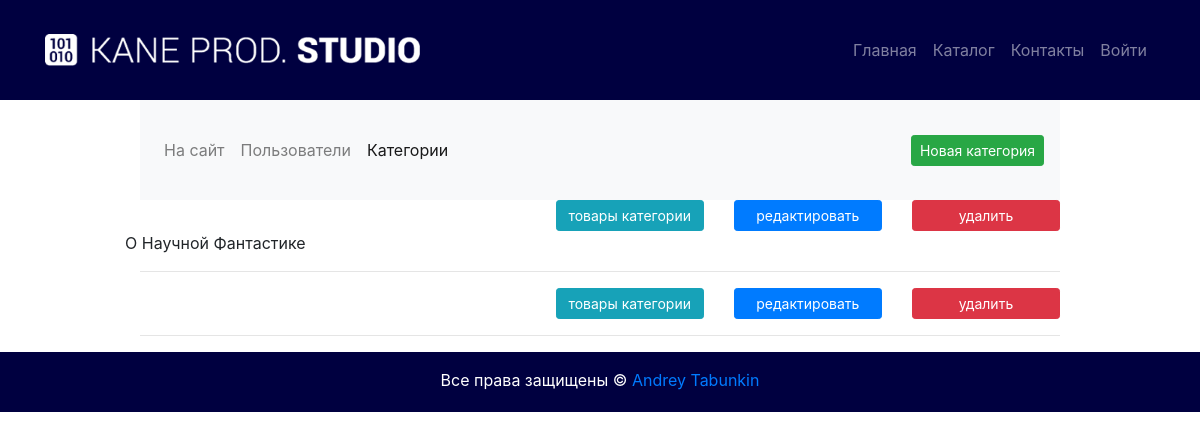
Page /myadmin/categories/read/ on the earlier database version.
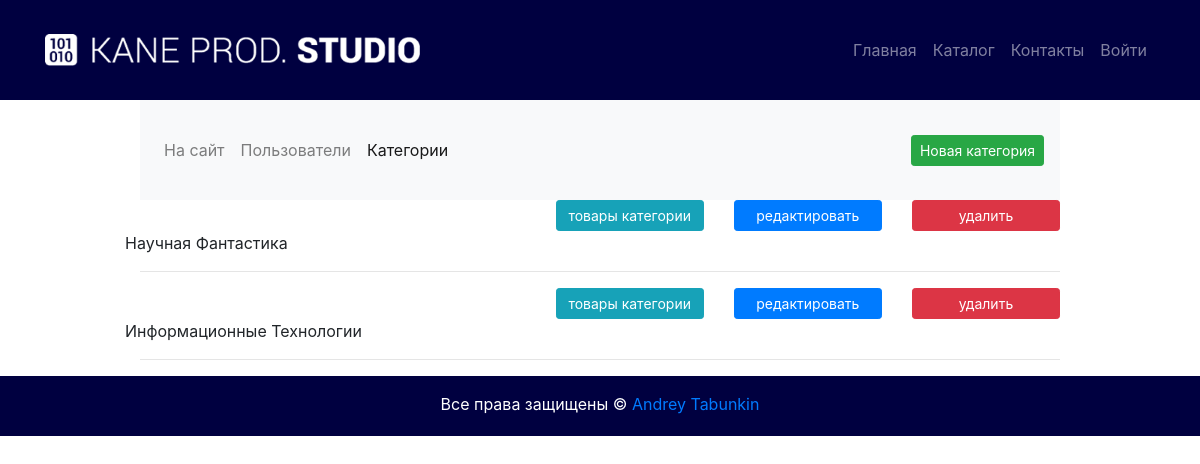
Same page on the later database version.
### mainapp/models.py (models this page shows, shortened)
class Category(models.Model):
    category_name = models.CharField(
        verbose_name='Наименование категории',
        max_length=64,
        unique=True
    )
    description = models.TextField(
        verbose_name='Описание',
        blank=True
    )

### adminapp/views.py (the view)
# urls.py: path('categories/read/', adminapp.categories, name='categories'),
def categories(request):
    title = 'админка/категории'
    categories_list = Category.objects.all()
    content = {
        'title': title,
        'objects': categories_list
    }
    return render(request, 'adminapp/categories.html', content)

### adminapp/templates/adminapp/categories.html (shortened to what this page needs)
{% extends 'adminapp/base.html' %}
{% load staticfiles %}
{% block content %}
    {% include 'adminapp/includes/inc_menu.html' %}
    {% for object in objects %}
        <div class="row d-flex align-items-center {% if not object.is_active %}
            disabled
        {% endif %}">
            <div class="col-md-9">
                <div class="row d-flex flex-row-reverse">
                    <div class="col-md-3">
                        <a class="btn btn-sm btn-block btn-danger" href={% url 'myadmin:category_delete' object.pk %}>
                            удалить
                    </div>
                    <div class="col-md-3">
                        <a class="btn btn-sm btn-block btn-primary" href={% url 'myadmin:category_update' object.pk %}>
                            редактировать
                    </div>
                    <div class="col-md-3">
                        <a class="btn btn-sm btn-block btn-info" href={% url 'myadmin:products' object.pk %}>
                            товары категории
                    </div>
                </div>
            </div>
            <div class="category_desc">
                {{ object.description|title }}
            </div>
        </div>
        <hr>
    {% endfor %}
{% endblock %}

Differences in the rows shown:
changed Category: description "О Научной Фантастике" → "Научная Фантастика"
changed Category: description (not shown) → "Информационные Технологии"
